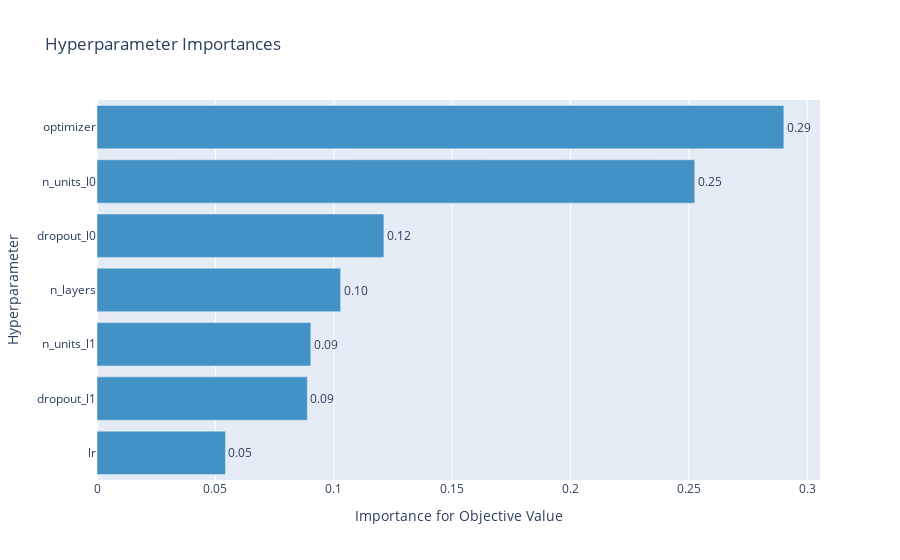

Notebook cell for this chart:
### Code cell
import optuna
import joblib
study = joblib.load('optuna.pkl')
optuna.visualization.plot_param_importances(study)

### Figure 1 — Plotly figure (JSON) as saved in the notebook; plotly's stock layout.template omitted (floating-point values rounded to 4 significant figures)
{"data": [{"cliponaxis": false, "hovertemplate": ["lr (LogUniformDistribution): 0.05426310915389508<extra></extra>", "dropout_l1 (UniformDistribution): 0.08883499469217677<extra></extra>", "n_units_l1 (IntUniformDistribution): 0.09031790911132075<extra></extra>", "n_layers (IntUniformDistribution): 0.10288604293689792<extra></extra>", "dropout_l0 (UniformDistribution): 0.12116736844637835<extra></extra>", "n_units_l0 (IntUniformDistribution): 0.2524362805955875<extra></extra>", "optimizer (CategoricalDistribution): 0.2900942950637436<extra></extra>"], "marker": {"color": "rgb(66,146,198)"}, "orientation": "h", "text": ["0.05426310915389508", "0.08883499469217677", "0.09031790911132075", "0.10288604293689792", "0.12116736844637835", "0.2524362805955875", "0.2900942950637436"], "textposition": "outside", "texttemplate": "%{text:.2f}", "type": "bar", "x": [0.05426, 0.08883, 0.09032, 0.1029, 0.1212, 0.2524, 0.2901], "y": ["lr", "dropout_l1", "n_units_l1", "n_layers", "dropout_l0", "n_units_l0", "optimizer"]}], "layout": {"autosize": true, "showlegend": false, "title": {"text": "Hyperparameter Importances"}, "xaxis": {"autorange": true, "range": [0, 0.3054], "title": {"text": "Importance for Objective Value"}, "type": "linear"}, "yaxis": {"autorange": true, "range": [-0.5, 6.5], "title": {"text": "Hyperparameter"}, "type": "category"}}}
